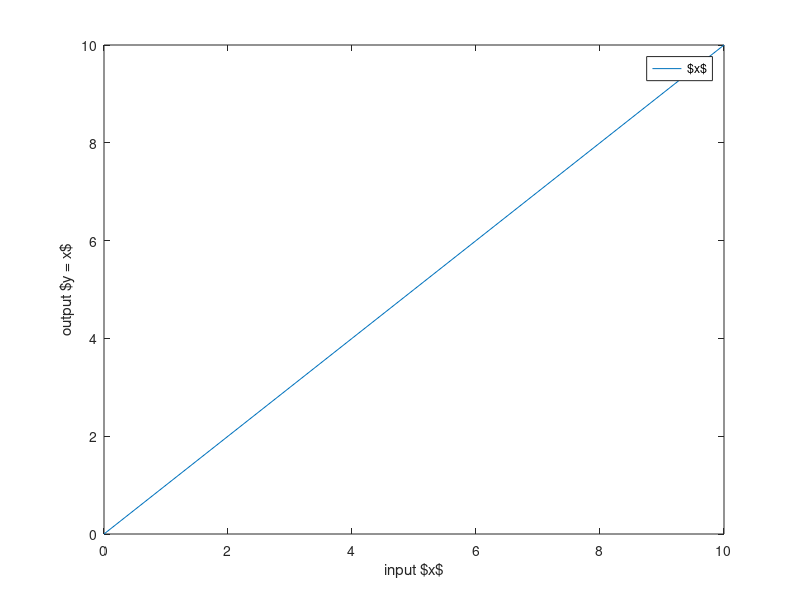
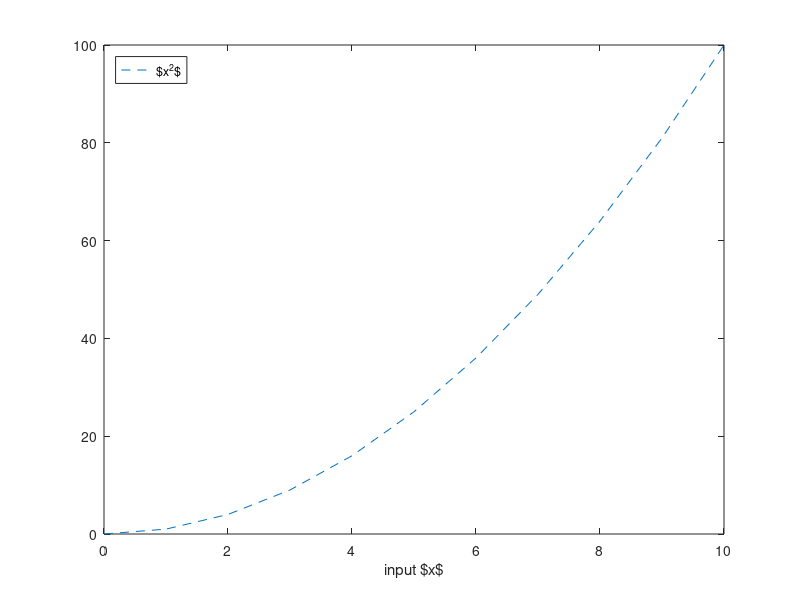
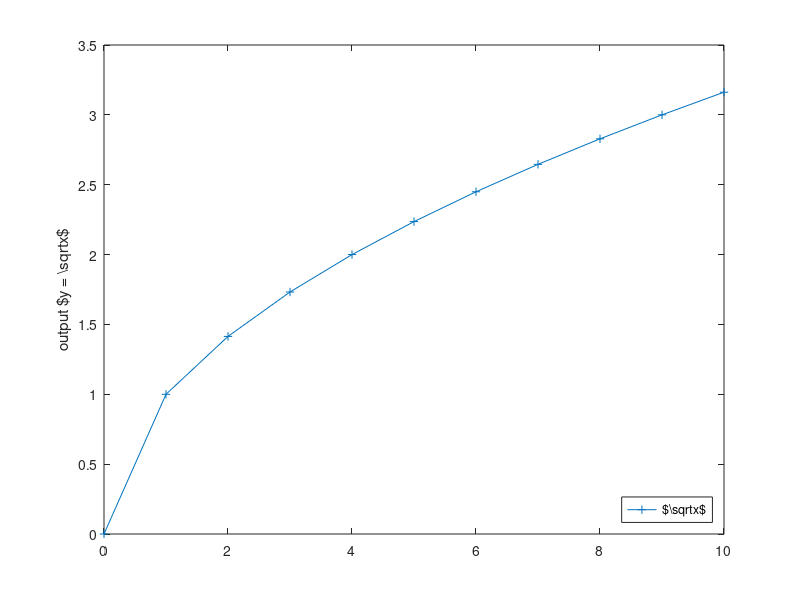
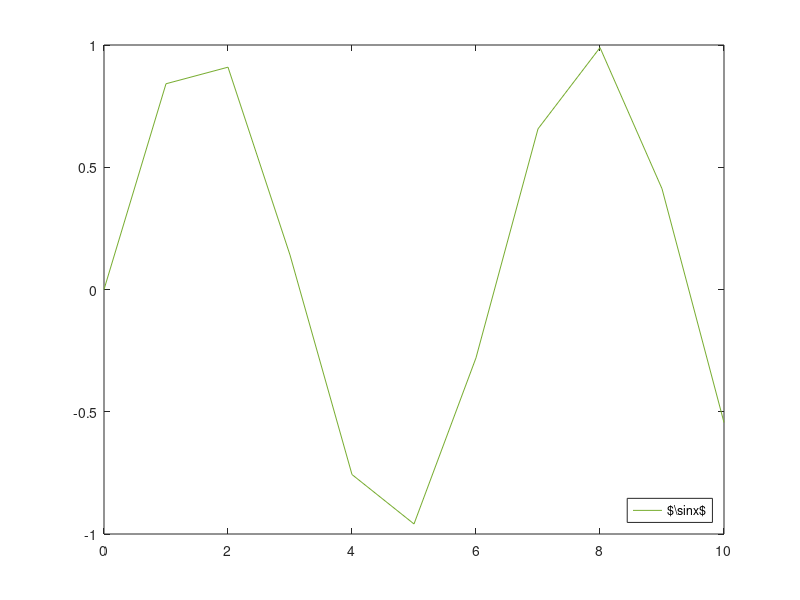

Here is the MATLAB script that generated these plots, in order: (Note: this script raises an error after producing the figures.)
%% Prepare some figures.
clear
close all

% To hide warnings on latex rendering
warning('off', 'MATLAB:handle_graphics:exceptions:SceneNode');
% warning('on')

x = 0:10;
y = [x; x.^2; sqrt(x); sin(x)];

figure('Name', 'liner');
plot(x, y(1,:));
xlabel('input $x$');
ylabel('output $y = x$');
legend('$x$');

figure('Name', 'quadratic');
plot(x, y(2,:),"LineStyle","--");
xlabel('input $x$');
% ylabel('output $y = x^2$');
legend('$x^2$', 'Location', 'northwest');

figure('Name', 'square root');
plot(x, y(3,:),"Marker","+");
% xlabel('input $x$');
ylabel('output $y = \sqrt{x}$');
legend('$\sqrt{x}$', 'Location', 'southeast');

figure('Name', 'sine curve');
plot(x, y(4,:), "Color", "#77AC30");
legend('$\sin{x}$', 'Location', 'southeast');

figure('Name', '2 lines');
plot(x, y(3:4,:));
legend('$\sqrt{x}$', '$\sin{x}$', 'Location', 'northwest');

figure('Name', '3 lines');
plot(x, y(1:3,:));

% figure('Name', '4 lines');
figure;
plot(x, y([1, 3, 4],:));
xlabel('input $x$');
ylabel('outputs');
legend('$x$', '$\sqrt{x}$', '$\sin{x}$', 'Location', 'northwest');

%% Examples
% Prepare options.
figs = [figure(1), figure(3), figure(5)];
params.LineWidth = 5;
params.MarkerSize = 30;

% Execute samples
arrangeResizeFigures()
% arrangeResizeFigures(FigureList=figs)
% arrangeResizeFigures(Division=[4,3])
% arrangeResizeFigures(Monitor=2)
% arrangeResizeFigures(ExportDir="fig")
% arrangeResizeFigures(ExportParams=params)
% arrangeResizeFigures(FigureList=figs, Division=[4,3], Monitor=2, ExportDir="fig", ExportParams=params)
